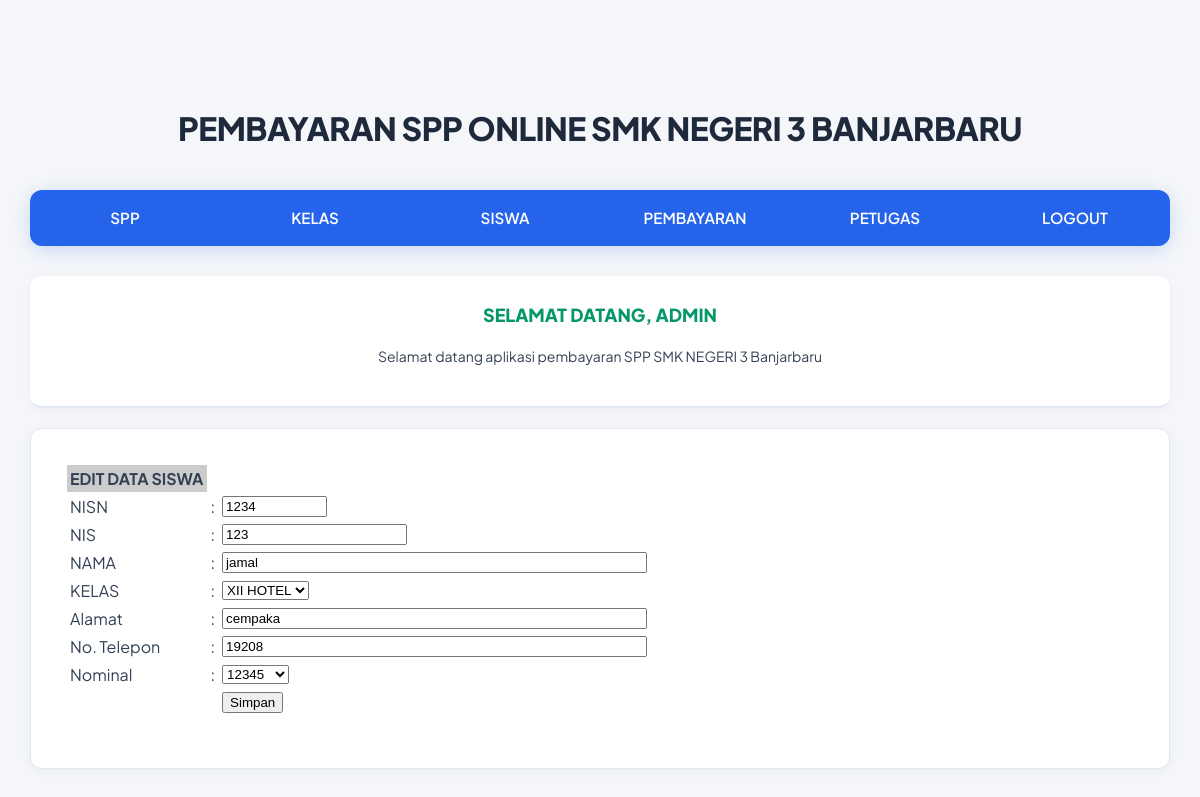
Screenshot of /admin/halaman_admin.php?open=edit_siswa&nisn=1234 (signed in) with the database file from the repository.
### tables this page shows
CREATE TABLE `siswa` (
  `nisn` varchar(10) NOT NULL,
  `nis` varchar(8) NOT NULL,
  `nama` varchar(35) NOT NULL,
  `id_kelas` varchar(11) NOT NULL,
  `alamat` text NOT NULL,
  `no_telp` varchar(15) NOT NULL,
  `id_spp` varchar(5) NOT NULL
);

### admin/edit_siswa.php (the view, shortened to what this page needs)
<?php
include_once "../src/koneksi.php";
$nisn = $_GET['nisn'];
$sql  = mysqli_query($koneksi, "SELECT * FROM siswa WHERE nisn ='$nisn'");
$data = mysqli_fetch_array($sql);
?>
<form action="<?php $_SERVER['PHP_SELF']; ?>" method="post" >
  <table cellspacing="1" cellpadding="3">
    <tr>
      <td bgcolor="#CCCCCC"><strong>EDIT DATA SISWA </strong></td>
    </tr>
    <tr>
      <td>NISN</td>
      <td>:</td>
      <td><input name="nisn" type="text" size="10" maxlength="10" value="<?php echo $data['nisn']; ?>"
            readonly = "true"/></td>
    </tr>
    <tr>
      <td>NIS </td>
      <td>:</td>
      <td><input name="nis" type="text" size="20" maxlength="10" value="<?php echo $data['nis']; ?>" /></td>
    </tr>
<tr>
      <td>NAMA </td>
      <td>:</td>
      <td><input name="nama" type="text" size="50" maxlength="50" value="<?php echo $data['nama']; ?>" /></td>
    </tr>
    <tr>
      <td>KELAS </td>
      <td>:</td>
      <td>
        <select name="id_kelas">
          <?php
            $tampilkanKelas = mysqli_query ($koneksi, "select * from kelas");
            while ($bacaData = mysqli_fetch_array($tampilkanKelas)){
                if($bacaData['id_kelas']== $data['id_kelas']){
                    $cek = " selected";
                }else {
                    $cek = "";}
                echo "<option value= '$bacaData[id_kelas]' $cek> $bacaData[nama_kelas]</option>";
            }
          ?>
        </select>
      </td>
    </tr>
    <tr>
      <td>Alamat </td>
      <td>:</td>
      <td><input name="alamat" type="text" size="50" maxlength="50" value="<?php echo $data['alamat']; ?>" /></td>
    </tr>
    <tr>
      <td>No. Telepon </td>
      <td>:</td>
      <td><input name="no_telp" type="text" size="50" maxlength="50" value="<?php echo $data['no_telp']; ?>" /></td>
    </tr>
    <tr>
      <td>Nominal </td>
      <td>:</td>
      <td>
        <select name="id_spp">
          <?php
            $tampilkanSPP = mysqli_query ($koneksi, "select * from spp");
            while ($bacaData = mysqli_fetch_array($tampilkanSPP)){
                if($bacaData['id_spp']== $data['id_spp']){
                    $cek = " selected";
                }else {
                    $cek = "";}
                echo "<option value= '$bacaData[id_spp]' $cek> $bacaData[nominal]</option>";
            }
          ?>
        </select>
      </td>
    </tr>
    <tr>
      <td>&nbsp;</td>
      <td>&nbsp;</td>
      <td><input name="btnSimpan" type="submit" value="Simpan" /></td>
    </tr>
  </table>
</form>

### src/style.css (style rules this page uses)
* { box-sizing: border-box; }
body { background-color: #f4f6f9; margin: 0; font-family: 'Plus Jakarta Sans', -apple-system, BlinkMacSystemFont, sans-serif; color: #334155; line-height: 1.6; }

### rows the page displays
siswa: nisn "1234", nis "123", nama "jamal", alamat "cempaka", no_telp "19208"

### other values shown
$_SESSION['username'] "ADMIN"
form field id_kelas "XII HOTEL"
form field id_spp "12345"
